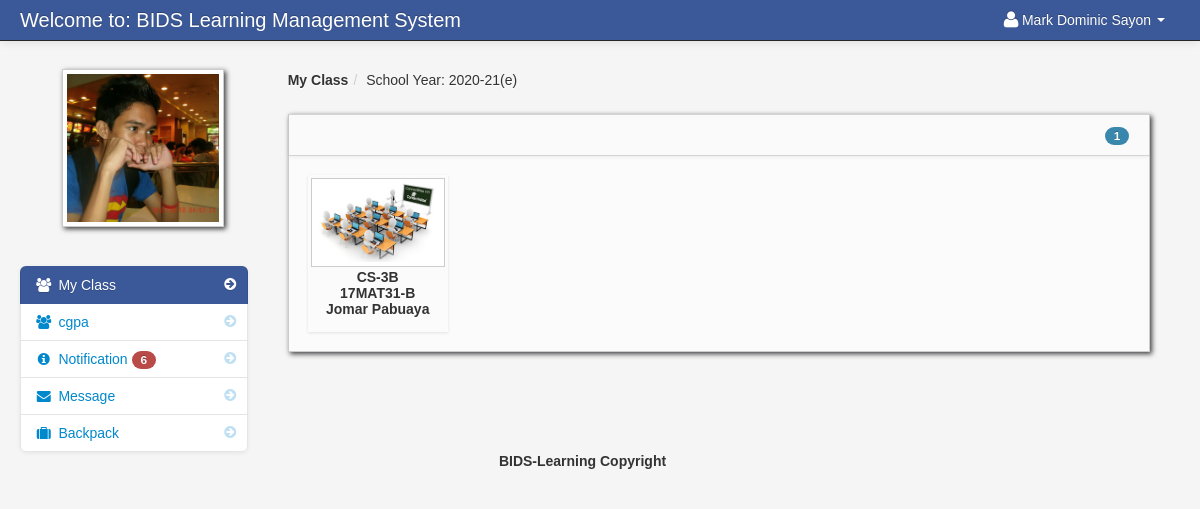
/dashboard_student.php (signed in), run on an earlier commit of the app's database.
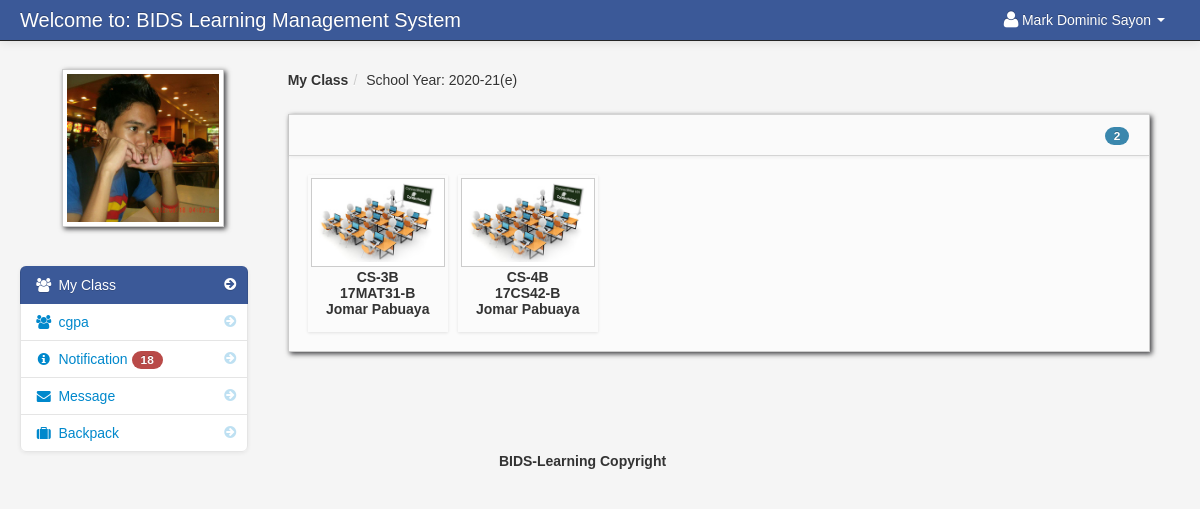
And on a later commit of the database.
### tables this page shows
CREATE TABLE `student` (
  `student_id` int(11) NOT NULL,
  `firstname` varchar(100) NOT NULL,
  `lastname` varchar(100) NOT NULL,
  `dob` int(25) NOT NULL,
  `class_id` int(11) NOT NULL,
  `username` varchar(100) NOT NULL,
  `password` varchar(100) NOT NULL,
  `location` varchar(100) NOT NULL,
  `status` varchar(100) NOT NULL,
  `per_no` varchar(25) NOT NULL,
  `gua_no` varchar(25) NOT NULL
);

CREATE TABLE `school_year` (
  `school_year_id` int(11) NOT NULL,
  `school_year` varchar(100) NOT NULL
);

CREATE TABLE `teacher_class_student` (
  `teacher_class_student_id` int(11) NOT NULL,
  `teacher_class_id` int(11) NOT NULL,
  `student_id` int(11) NOT NULL,
  `teacher_id` int(11) NOT NULL
);

CREATE TABLE `teacher_class` (
  `teacher_class_id` int(11) NOT NULL,
  `teacher_id` int(11) NOT NULL,
  `class_id` int(11) NOT NULL,
  `subject_id` int(11) NOT NULL,
  `thumbnails` varchar(100) NOT NULL,
  `school_year` varchar(100) NOT NULL,
  `department_id` int(20) NOT NULL
);

CREATE TABLE `class` (
  `class_id` int(11) NOT NULL,
  `class_name` varchar(100) NOT NULL,
  `did` int(20) NOT NULL
);

CREATE TABLE `subject` (
  `subject_id` int(11) NOT NULL,
  `subject_code` varchar(100) NOT NULL,
  `subject_title` varchar(100) NOT NULL,
  `category` varchar(100) NOT NULL,
  `description` longtext NOT NULL,
  `unit` int(11) NOT NULL,
  `Pre_req` varchar(100) NOT NULL,
  `semester` varchar(100) NOT NULL,
  `cid` int(20) NOT NULL
);

CREATE TABLE `teacher` (
  `teacher_id` int(11) NOT NULL,
  `username` varchar(100) NOT NULL,
  `password` varchar(200) NOT NULL,
  `firstname` varchar(100) NOT NULL,
  `lastname` varchar(100) NOT NULL,
  `department_id` int(11) NOT NULL,
  `location` varchar(200) NOT NULL,
  `about` varchar(500) NOT NULL,
  `teacher_status` varchar(20) NOT NULL,
  `teacher_stat` varchar(100) NOT NULL
);

### session.php (called while the page is built, shortened)
<?php
$session_id=$_SESSION['id'];
?>

### count.php (called while the page is built)
<?php
	$school_year_query = mysqli_query($conn,"select * from school_year order by school_year DESC")or die(mysqli_error());
	$school_year_query_row = mysqli_fetch_array($school_year_query);
	$school_year = $school_year_query_row['school_year'];
	?>
	<?php $query_yes = mysqli_query($conn,"select * from teacher_class_student
LEFT JOIN teacher_class ON teacher_class.teacher_class_id = teacher_class_student.teacher_class_id
LEFT JOIN class ON class.class_id = teacher_class.class_id
LEFT JOIN subject ON subject.subject_id = teacher_class.subject_id
LEFT JOIN teacher ON teacher.teacher_id = teacher_class_student.teacher_id
JOIN notification ON notification.teacher_class_id = teacher_class.teacher_class_id
where teacher_class_student.student_id = '$session_id' and school_year = '$school_year'   order by notification.date_of_notification DESC
")or die(mysqli_error());
$count_no = mysqli_num_rows($query_yes);
         ?>
<?php $query_no = mysqli_query($conn,"select * from notification
LEFT JOIN notification_read ON notification_read.notification_id = notification.notification_id
where notification_read.student_id  = '$session_id'
")or die(mysqli_error());
$count_yes = mysqli_num_rows($query_no);
         ?>
<?php $not_read = $count_no -  $count_yes; ?>

### dashboard_student.php (the view, shortened to what this page needs)
<?php include('header_dashboard.php'); ?>
<?php include('session.php'); ?>
    <body>
		<?php include('navbar_student.php'); ?>
        <div class="container-fluid">
            <div class="row-fluid">
				<?php include('student_sidebar.php'); ?>
                <div class="span9" id="content">
                     <div class="row-fluid">
					     <ul class="breadcrumb">
						<?php
						$school_year_query = mysqli_query($conn,"select * from school_year order by school_year DESC")or die(mysqli_error());
						$school_year_query_row = mysqli_fetch_array($school_year_query);
						$school_year = $school_year_query_row['school_year'];
						?>
							<li><a href="#"><b>My Class</b></a><span class="divider">/</span></li>
							<li><a href="#">School Year: <?php echo $school_year_query_row['school_year']; ?></a></li>
						</ul>
                        <div class="block">
                            <div class="navbar navbar-inner block-header">
                                <div id="" class="muted pull-right">
									<?php $query = mysqli_query($conn,"select * from teacher_class_student
														LEFT JOIN teacher_class ON teacher_class.teacher_class_id = teacher_class_student.teacher_class_id
														LEFT JOIN class ON class.class_id = teacher_class.class_id
														LEFT JOIN subject ON subject.subject_id = teacher_class.subject_id
														LEFT JOIN teacher ON teacher.teacher_id = teacher_class.teacher_id
														where student_id = '$session_id' and school_year = '$school_year'
														")or die(mysqli_error());
														$count = mysqli_num_rows($query);
									?>
												<span class="badge badge-info"><?php echo $count; ?></span>
								</div>
                            </div>
                            <div class="block-content collapse in">
                                <div class="span12">
  										<ul	 id="da-thumbs" class="da-thumbs">
													<?php
														if ($count != '0'){
														while($row = mysqli_fetch_array($query)){
														$id = $row['teacher_class_id'];
													?>
											<li>
												<a href="my_classmates.php<?php echo '?id='.$id; ?>">
														<img src ="<?php echo $row['thumbnails'] ?>" width="124" height="140" class="img-polaroid">
												</a>
												<p class="class"><?php echo $row['class_name']; ?></p>
												<p class="subject"><?php echo $row['subject_code']; ?></p>
												<p class="subject"><?php echo $row['firstname']." ".$row['lastname']?></p>
											</li>
									<?php }}else{ ?>
									<div class="alert alert-info"><i class="icon-info-sign"></i> You are currently not enroll to your class</div>
									<?php } ?>
									</ul>
                                </div>
                            </div>
                        </div>
                    </div>
                </div>
            </div>
		<?php include('footer.php'); ?>
        </div>
		<?php include('script.php'); ?>
    </body>
</html>

### header_dashboard.php (shortened to what this page needs)
<!DOCTYPE html>
<html class="no-js">
    <head>
        <link href="admin/bootstrap/css/bootstrap.min.css" rel="stylesheet" media="screen">
        <link href="admin/bootstrap/css/bootstrap-responsive.min.css" rel="stylesheet" media="screen">
        <link href="admin/bootstrap/css/font-awesome.css" rel="stylesheet" media="screen">
        <link href="admin/bootstrap/css/my_style.css" rel="stylesheet" media="screen">
        <link href="admin/bootstrap/css/print.css" rel="stylesheet" media="print">
        <link href="admin/vendors/easypiechart/jquery.easy-pie-chart.css" rel="stylesheet" media="screen">
        <link href="admin/assets/styles.css" rel="stylesheet" media="screen">
		<link href="admin/vendors/fullcalendar/fullcalendar.css" rel="stylesheet" media="screen">
		<link href="admin/assets/DT_bootstrap.css" rel="stylesheet" media="screen">
		<link href="admin/vendors/jGrowl/jquery.jgrowl.css" rel="stylesheet" media="screen">
		<link rel="stylesheet" type="text/css" href="admin/vendors/bootstrap-wysihtml5/src/bootstrap-wysihtml5.css"></link>
		<link href="admin/vendors/jGrowl/jquery.jgrowl.css" rel="stylesheet" media="screen">
    </head>

### navbar_student.php (shortened to what this page needs)
<div class="navbar navbar-fixed-top navbar-inverse">
        <div class="navbar-inner">
            <div class="container-fluid">
                <a class="brand" href="#">Welcome to: BIDS Learning Management System</a>
					<div class="nav-collapse collapse">
						<ul class="nav pull-right">
							<?php $query= mysqli_query($conn,"select * from student where student_id = '$session_id'")or die(mysqli_error());
									$row = mysqli_fetch_array($query);
							?>
							<li class="dropdown">
								<a href="#" role="button" class="dropdown-toggle" data-toggle="dropdown"> <i class="icon-user icon-large"></i><?php echo $row['firstname']." ".$row['lastname'];  ?> <i class="caret"></i></a>
							</li>
						</ul>
					</div>
            </div>
        </div>
</div>

### student_sidebar.php (shortened to what this page needs)
<div class="span3" id="sidebar">
					<img id="avatar" class="img-polaroid" src="admin/<?php echo $row['location']; ?>">
					<?php include('count.php'); ?>
		<ul class="nav nav-list bs-docs-sidenav nav-collapse collapse">
			<li class="active"><a href="dashboard_student.php"><i class="icon-chevron-right"></i><i class="icon-group"></i>&nbsp;My Class</a></li>
			<li class=""><a href="cgpa.php"><i class="icon-chevron-right"></i><i class="icon-group"></i>&nbsp;cgpa</a></li>
			<li class="">
				<a href="student_notification.php"><i class="icon-chevron-right"></i><i class="icon-info-sign"></i>&nbsp;Notification
				<?php if($not_read == '0'){
				}else{ ?>
					<span class="badge badge-important"><?php echo $not_read; ?></span>
				<?php } ?>
				</a>
			</li>
			<li class="">
			<a href="student_message.php"><i class="icon-chevron-right"></i><i class="icon-envelope-alt"></i>&nbsp;Message
			</a>
			</li>
			 <li class=""><a href="backpack.php"><i class="icon-chevron-right"></i><i class="icon-suitcase"></i>&nbsp;Backpack</a></li>
		</ul>
</div>

### footer.php
<center>
		<footer>
		<p>BIDS-Learning Copyright </p>
		</footer>
</center>

### script.php (shortened to what this page needs)
	<link href="admin/vendors/datepicker.css" rel="stylesheet" media="screen">
	<link href="admin/vendors/uniform.default.css" rel="stylesheet" media="screen">
	<link href="admin/vendors/chosen.min.css" rel="stylesheet" media="screen">
<link rel="stylesheet" type="text/css" href="admin/assets//style.css" />
	<link href="admin/vendors/datepicker.css" rel="stylesheet" media="screen">

### admin/assets/styles.css (style rules this page uses)
body { padding-top: 60px; padding-bottom: 40px; background-color: #f5f5f5; }
#content { margin-left:0px; }
.breadcrumb { margin: 0 0 0px; padding: 10px 0px; background-color: transparent; }
.block { background: url("../images/pixel-60fff.png") repeat scroll 0 0 rgba(0, 0, 0, 0) !important; border: 1px solid #ccc; background: white; margin: 1em 0em; border-top: none; -webkit-box-shadow: 2px 2px 5px rgba(0, 0, 6, 0.75); -moz-box-shadow: 2px 2px 5px rgba(0, 0, 6, 0.75); box-shadow: 2px 2px 5px rgba(0, 0, 6, 0.75); }
.block-content { margin: 1em; min-height: .25em; }
.block-header { margin-bottom: 0px; border-right: none; border-left: none; -webkit-border-radius: 0px; -moz-border-radius: 0px; border-radius: 0px; }
.block-header div { padding-top: 10px; }
.bs-docs-sidenav { max-width: 228px; margin: 30px 0 0; padding: 0; background-color: #fff; -webkit-border-radius: 6px; -moz-border-radius: 6px; border-radius: 6px; -webkit-box-shadow: 0 1px 4px rgba(0,0,0,.065); -moz-box-shadow: 0 1px 4px rgba(0,0,0,.065); box-shadow: 0 1px 4px rgba(0,0,0,.065); }
.bs-docs-sidenav > li > a { display: block; width: 190px \9; margin: 0 0 -1px; padding: 8px 14px; border: 1px solid #e5e5e5; }
.bs-docs-sidenav > li:first-child > a { -webkit-border-radius: 6px 6px 0 0; -moz-border-radius: 6px 6px 0 0; border-radius: 6px 6px 0 0; }
.bs-docs-sidenav > li:last-child > a { -webkit-border-radius: 0 0 6px 6px; -moz-border-radius: 0 0 6px 6px; border-radius: 0 0 6px 6px; }
.bs-docs-sidenav > .active > a { position: relative; z-index: 2; padding: 9px 15px; border: 0; text-shadow: 0 1px 0 rgba(0,0,0,.15); -webkit-box-shadow: inset 1px 0 0 rgba(0,0,0,.1), inset -1px 0 0 rgba(0,0,0,.1); -moz-box-shadow: inset 1px 0 0 rgba(0,0,0,.1), inset -1px 0 0 rgba(0,0,0,.1); box-shadow: inset 1px 0 0 rgba(0,0,0,.1), inset -1px 0 0 rgba(0,0,0,.1); }
.bs-docs-sidenav .icon-chevron-right { float: right; margin-top: 2px; margin-right: -6px; opacity: .25; }
.bs-docs-sidenav .active .icon-chevron-right, .bs-docs-sidenav .active a:hover .icon-chevron-right { opacity: 1; }

### admin/assets/style.css (style rules this page uses)
.da-thumbs { float: left; list-style: none outside none; margin: 0; padding: 0; position: relative; }
.da-thumbs li { float: left; margin: 5px; padding: 3px; position: relative; box-shadow: 0 1px 3px rgba(0,0,0,0.1); }
.da-thumbs li a, .da-thumbs li a img { display: block; position: relative; }
.da-thumbs li a { overflow: hidden; }
.class { font-family: helvetica !important; font-weight: bold; text-align: center; }
.subject { font-family: helvetica !important; font-weight: bold; text-align: center; margin-top: -14px; }

What changed in the data, as far as the page shows it:
added teacher_class_student: teacher_class.thumbnails (picture), class.class_name "CS-4B", subject.subject_code "17CS42-B", teacher.firstname "Jomar", teacher.lastname "Pabuaya"
Also different on the page:
$not_read: "6" → "18"
$count: "1" → "2"
